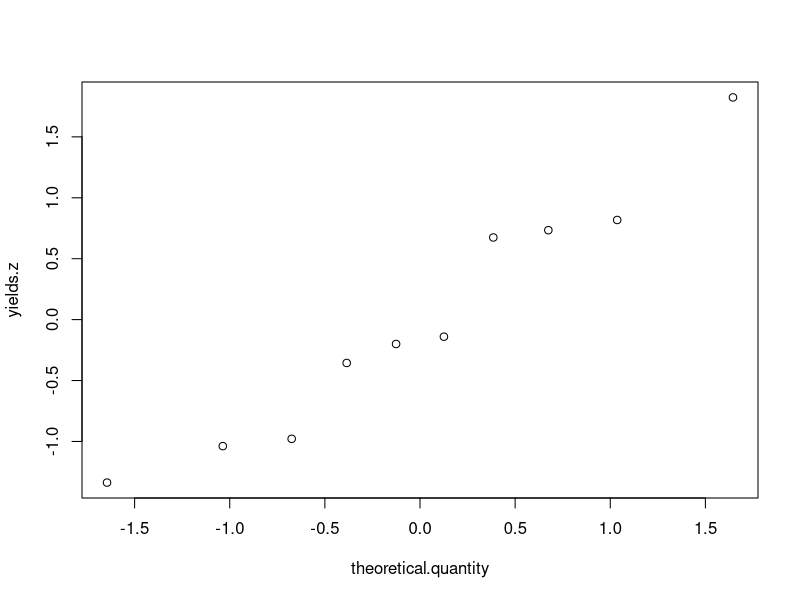
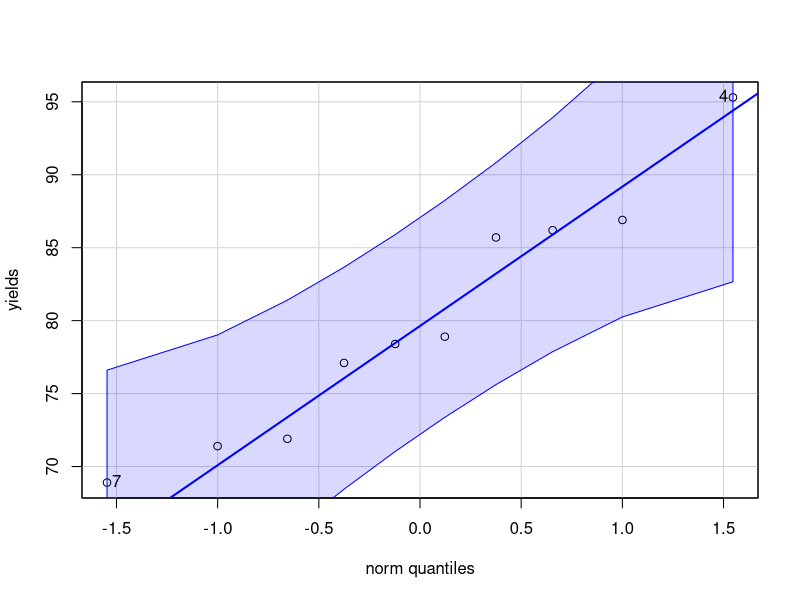

These figures' R source, in order:
N = 10
index <- seq(1, N)
P <- (index - 0.5)/N
P

theoretical.quantity<-qnorm(P)
theoretical.quantity

yields<-c(86.2, 85.7, 71.9, 95.3, 77.1, 71.4, 68.9, 78.9, 86.9, 78.4)
mean.yield <- mean(yields) # 80.07
sd.yield <- sd(yields) # 8.35

yields.z <- sort(yields - mean.yield)/sd.yield

#yields.z.sorted <- sort(yields.z)

plot(theoretical.quantity, yields.z, type = "p")

library(car)
qqPlot(yields)